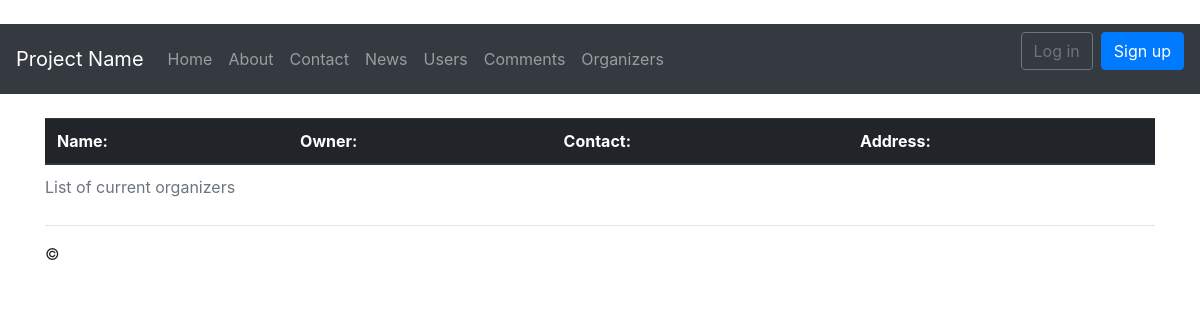
Before: /organizers with the older database file.
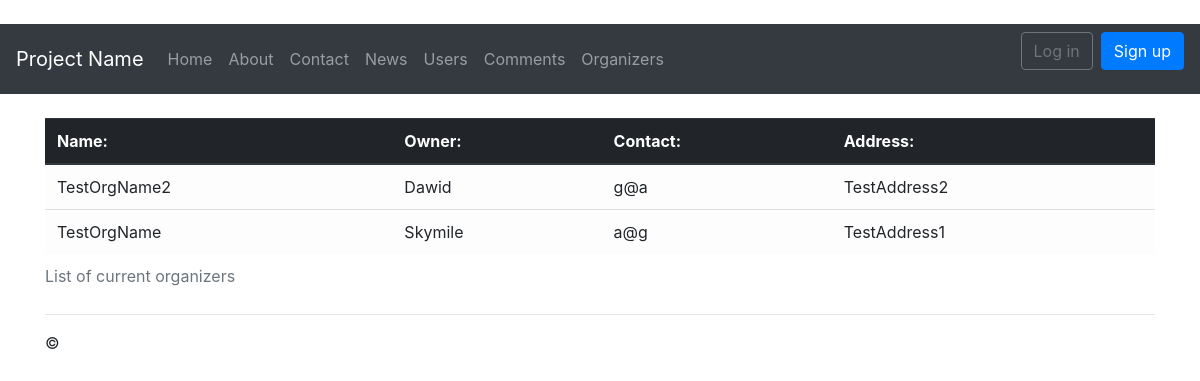
After: the same page with the newer database file.
### app/models.py (models this page shows, shortened)
class Association(models.Model):
	name	= models.CharField(max_length=32)
	owner   = models.ForeignKey(User, on_delete=models.PROTECT)
	contact = models.CharField(max_length=32)
	address = models.CharField(max_length=128)

### app/views/other.py (the view)
# urls.py: path('organizers'      , app.views.other.organizers , name='organizers'),
def organizers(request):
	return render(request, 'app/organizers.html', {'collection' : Association.objects.all() })

### app/templates/app/organizers.html
{% extends "app/shared/layout.html" %}
{% block content %}
<br/>
<div class="table-responsive-sm">
	<table class="table table-light">
		<caption>List of current organizers</caption>
	<thead class="thead-dark">
		<tr>
			<th scope="col"> Name:    </th>
			<th scope="col"> Owner:   </th>
			<th scope="col"> Contact: </th>
			<th scope="col"> Address: </th>
		</tr>
	</thead>
	<tbody>
		{% for organizer in	collection  %}
		<tr>
			<td scope="col"> {{ organizer.name    }} </td>
			<td scope="col"> {{ organizer.owner   }} </td>
			<td scope="col"> {{ organizer.contact }} </td>
			<td scope="col"> {{ organizer.address }} </td>
		</tr>
		{% endfor %}
	</tbody>
	</table>
</div>
{% endblock %}

### app/templates/app/shared/layout.html (shortened to what this page needs)
﻿<!DOCTYPE html>
{% load static %}
<html lang="en">
<head>
	<link href="https://stackpath.bootstrapcdn.com/bootstrap/4.1.1/css/bootstrap.min.css" rel="stylesheet">
	<link rel="stylesheet" type="text/css" href="../../../static/app/content/styles.css" />
</head>
<body>
	<nav class="navbar navbar-expand-lg navbar-dark bg-dark">
		<a class="navbar-brand" href="/">Project Name</a>
		<div class="collapse navbar-collapse" id="navbarSupportedContent">
			<ul class="navbar-nav mr-auto">
				<li class="nav-item {% if title == 'home' %} active {% endif %}">
					<a class="nav-link" href="{% url 'home' %}">
						Home
					</a>
				</li>
				<li class="nav-item {% if title == 'about' %} active {% endif %}">
					<a class="nav-link" href="{% url 'about' %}">
						About
					</a>
				</li>
				<li class="nav-item {% if title == 'contact' %} active {% endif %}">
					<a class="nav-link" href="{% url 'contact' %}">
						Contact
					</a>
				</li>
				<li class="nav-item {% if title == 'news' %} active {% endif %}">
					<a class="nav-link" href="{% url 'news' %}">
						News
					</a>
				</li>
				<li class="nav-item {% if title == 'users' %} active {% endif %}">
					<a class="nav-link" href="{% url 'user' %}">
						Users
					</a>
				</li>
				<li class="nav-item {% if title == 'comments' %} active {% endif %}">
					<a class="nav-link" href="{% url 'comments' %}">
						Comments
					</a>
				</li>
				<li class="nav-item {% if title == 'organizers' %} active {% endif %}">
					<a class="nav-link" href="{% url 'organizers' %}">
						Organizers
					</a>
				</li>
			</ul>
			{% include 'app/partial/loginpartial.html' %}
		</div>
	</nav>
	<div class="container body-content">
		{% block content %}
		{% endblock %}
		<hr/>
		<footer class="footer">
			<p>&copy; {{ year }} </p>
		</footer>
	</div>
</body>
</html>

### app/templates/app/partial/loginpartial.html
 {% if user.is_authenticated %}
        <ul class="navbar-nav ml-auto">
          <li class="nav-item dropdown">
            <a class="nav-link dropdown-toggle" href="#" id="userMenu" data-toggle="dropdown" aria-haspopup="true" aria-expanded="false">
              {{ user.username }}
            </a>
            <div class="dropdown-menu dropdown-menu-right" aria-labelledby="userMenu">
              <a class="dropdown-item" href="#">My account</a>
              <a class="dropdown-item" href="#">Change password</a>
              <div class="dropdown-divider"></div>
              <a class="dropdown-item" href="{% url 'logout' %}">Log out</a>
            </div>
          </li>
        </ul>
      {% else %}
        <form class="form-inline ml-auto">
          <a href="{% url 'login' %}" class="btn btn-outline-secondary">Log in</a>
          <a href="{% url 'signup' %}" class="btn btn-primary ml-2">Sign up</a>
        </form>
      {% endif %}

### app/static/app/content/styles.css (style rules this page uses)
body { padding-top: 0px; }

Changed rows visible on the page:
added Association: name "TestOrgName2", owner "Dawid", contact "g@a", address "TestAddress2"
added Association: name "TestOrgName", owner "Skymile", contact "a@g", address "TestAddress1"
